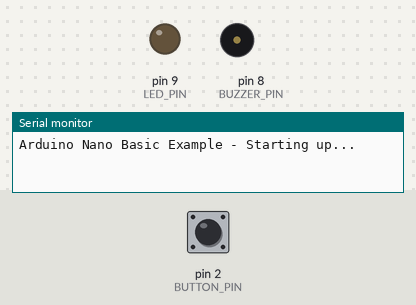
Recording of a sketch running on a simulated Arduino Nano, built with avr-gcc and run on an emulated ATmega328P. Parts: output pins drawn as LEDs (lit = HIGH), buzzer (waves = sounding), the last lines printed to the serial monitor. Dashed ring = blinking. Inputs (shaded band) come from the test bench; at power-on: pin 2 (BUTTON_PIN) LOW.

Above: at 1.2 s.
1.3 s: pin 2 (BUTTON_PIN) pulled HIGH for 1 s
At 1.4 s:
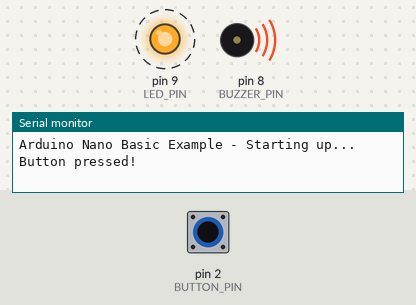
4.3 s: pin 2 (BUTTON_PIN) pulled HIGH for 0.15 s
At 5.7 s:
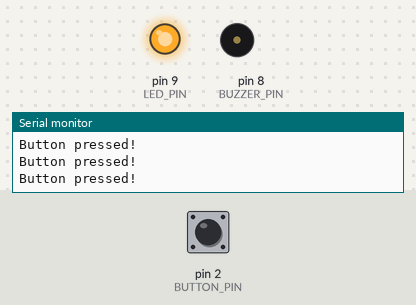
6.0 s: pin 2 (BUTTON_PIN) pulled HIGH for 3.2 s
At 6.55 s:
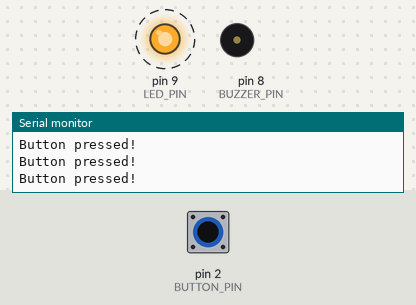
Timing chart, 0 to 10.7 s (numbered marks = the images above; inputs shaded):
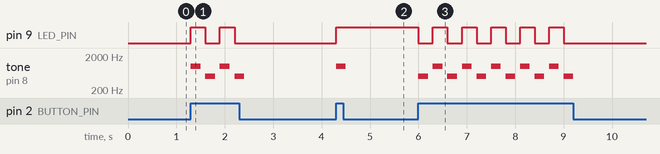

The sketch:

SampleArudinoNanoProject01.ino
```cpp
/*
 * Basic Arduino Nano Introduction
 * Author: Ian Brown
 * Date: April 2025
 *
 * A simple demonstration of:
 * - Controlling an LED
 * - Reading a button press
 * - Playing tones on a buzzer
 *
 * Hardware needed:
 * - Arduino Nano
 * - 1 LED
 * - 1 Pushbutton
 * - 1 Passive buzzer
 * - 2 220 ohm resistors (for LED and buzzer)
 * - 1 10k ohm resistor (for button pull-down)
 * - Breadboard and jumper wires
 *
 * Circuit connections:
 * - LED: positive leg to pin 9 through 220 ohm resistor, negative to GND
 * - Button: one side to 5V, other side to pin 2 and to GND through 10k resistor
 * - Buzzer: positive to pin 8 through 220 ohm resistor, negative to GND
 */

// Pin definitions
const int LED_PIN = 9;      // LED connected to pin 9
const int BUTTON_PIN = 2;   // Button connected to pin 2
const int BUZZER_PIN = 8;   // Buzzer connected to pin 8

// Variables
int buttonState = 0;        // Variable to store button state
int ledState = LOW;         // Current state of the LED

void setup() {
  // Initialize serial communication for debugging
  Serial.begin(9600);
  Serial.println("Arduino Nano Basic Example - Starting up...");

  // Configure pins
  pinMode(LED_PIN, OUTPUT);
  pinMode(BUTTON_PIN, INPUT);
  pinMode(BUZZER_PIN, OUTPUT);

  // Initial LED state
  digitalWrite(LED_PIN, ledState);
}

void loop() {
  // Read the button state
  buttonState = digitalRead(BUTTON_PIN);

  // If button is pressed
  if (buttonState == HIGH) {
    Serial.println("Button pressed!");

    // Toggle LED state
    ledState = (ledState == LOW) ? HIGH : LOW;
    digitalWrite(LED_PIN, ledState);

    // Play a tone based on the LED state
    if (ledState == HIGH) {
      playTone(1000, 200); // High pitch tone when turning on
    } else {
      playTone(500, 200);  // Low pitch tone when turning off
    }

    // Small delay to avoid button bounce
    delay(300);
  }
}

// Function to play a tone on the buzzer
void playTone(int frequency, int duration) {
  tone(BUZZER_PIN, frequency, duration);
}
```

Measured:
- after the input at 1.3 s, pin 9 (LED_PIN): alternates HIGH for 0.30 s and LOW for 0.30 s, 4 changes in all, then stays LOW, starting at once; tone on pin 8 (BUZZER_PIN): plays 1000 Hz for 0.20 s, 500 Hz for 0.20 s, 1000 Hz for 0.20 s, 500 Hz for 0.20 s, starting at once
- after the input at 4.3 s, pin 9 (LED_PIN): LOW → HIGH at once; tone on pin 8 (BUZZER_PIN): silent → 1000 Hz at once, → silent 0.20 s later
- after the input at 6.0 s, pin 9 (LED_PIN): alternates HIGH for 0.30 s and LOW for 0.30 s, 11 changes in all, then stays LOW, starting at once; tone on pin 8 (BUZZER_PIN): silent → 500 Hz at once, then repeats every 0.60 s: silent 0.10 s, 1000 Hz 0.20 s, silent 0.10 s, 500 Hz 0.20 s, until it stays silent from 9.2 s
